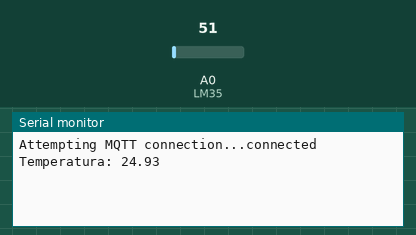
Recording of a sketch running on a simulated Arduino Uno, built with avr-gcc and run on an emulated ATmega328P. On the bench: the last lines printed to the serial monitor. The test bench sets the inputs (shaded band); at power-on: A0 (LM35) = 51. WiFi joins after 1.5 s; servers stay silent unless stated; no MQTT or app messages arrive unless stated.

Above: at 2.7 s.
2.8 s: A0 (LM35) set to 61
At 4.0 s:
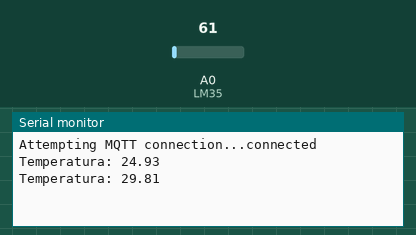
5.5 s: A0 (LM35) set to 71
At 6.8 s:
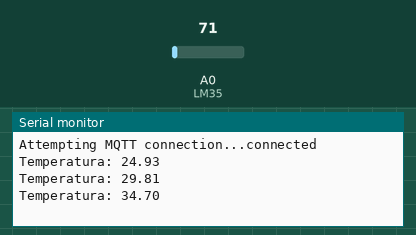
Timing chart, 0 to 8.5 s (numbered marks = the images above; inputs shaded):
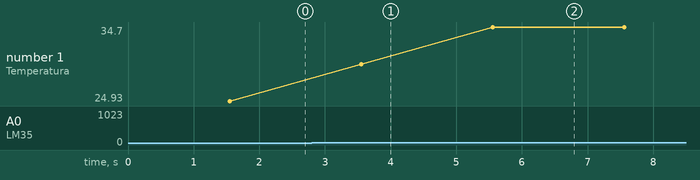

Measured:
- after the input at 2.8 s, the serial monitor: prints a new line after 0.75 s (image 1)
- after the input at 5.5 s, the serial monitor: prints a new line after 0.06 s (image 2)
- plotted number 1: 24.93 → 29.81 after the input at 2.8 s, 29.81 → 34.7 after the input at 5.5 s

The sketch:

sensor_temperatura_mqtt.ino
```cpp
/*
 Envia dados de temperatura usando MQTT
*/

#include <SPI.h>
#include <Ethernet.h>
#include <PubSubClient.h>
//#include <aJSON.h>

// Update these with values suitable for your network.
byte mac[]    = {  0x0E, 0xED, 0xBA, 0xFE, 0x02, 0x1D };
IPAddress ip(192, 168, 10, 100);
IPAddress dnServer(8, 8, 4, 4);
IPAddress gateway(192, 168, 10, 1);
IPAddress subnet(255, 255, 255, 0);

//Sensor de temperatura usando o LM35
const int LM35 = A0; // Define o pino que lera a saída do LM35
float temperatura; // Variável que armazenará a temperatura medida
char message_buff[400];

EthernetClient ethClient;
PubSubClient client(ethClient);

void reconnect() {
  // Loop until we're reconnected
  while (!client.connected()) {
    Serial.print("Attempting MQTT connection...");
    // Attempt to connect
    if (client.connect("arduinoClient")) {
      Serial.println("connected");
      // Once connected, publish an announcement...
      //client.publish("outTopic","hello world");
    } else {
      Serial.print("failed, rc=");
      Serial.print(client.state());
      Serial.println(" try again in 5 seconds");
      // Wait 5 seconds before retrying
      delay(5000);
    }
  }
}

void setup()
{
  Serial.begin(57600);
  client.setServer("sigtrac-1316363234.sa-east-1.elb.amazonaws.com", 1883);
  Ethernet.begin(mac, ip, dnServer, gateway, subnet);
  // Allow the hardware to sort itself out
  delay(1500);
}

void loop()
{
  if (!client.connected()) {
    reconnect();
  }
  client.loop();
  temperatura = (float(analogRead(LM35))*5/(1023))/0.01;
  Serial.print("Temperatura: ");
  Serial.println(temperatura);
  String pubString = "{\"name\": \"Sensor de Temperatura\", \"alias\": messageName, \"type\": \"Temp\", \"value\": {\"temperature\": \"" + String(temperatura) + "\", \"humi}}";
  //String pubString = "{\"name\": \"Sensor de Temperatura\", \"alias\": messageName, \"type\": \"Temp\", \"value\": {\"temperature\": \"" + String(temperatura) + "\", \"humidity\": 00}, \"location\": {\"latitude\": 10, \"longitude\": 060, \"altitude\": 3000}}";
  pubString.toCharArray(message_buff, pubString.length()+1);
  //Serial.println(pubString);
  client.publish("outTopic", message_buff);
  delay(2000);
  client.loop();
}
```
